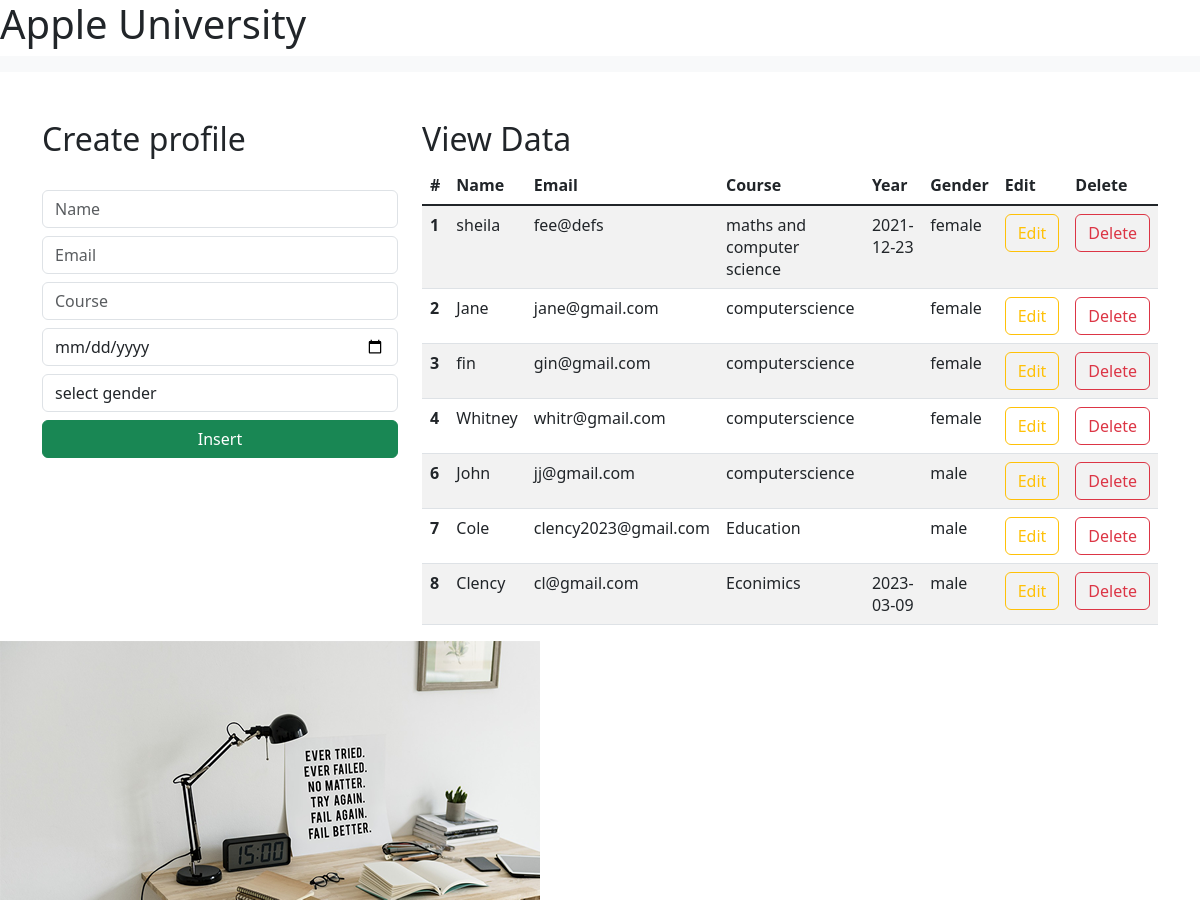
The page / on the database its author committed.
### djangoCRUD123/models.py (models this page shows)
class Student(models.Model):
    name = models.CharField(max_length=50, blank=False, null=False)
    email = models.EmailField()
    course = models.CharField(max_length=50, default='computerscience', blank=False)
    year = models.CharField(max_length=50, default='', blank=False)
    gender = models.CharField(max_length=50, blank=False, null=False)

### djangoCRUD123/views.py (the view)
# urls.py: path('', views.index, name='index'),
def index(request):
    data = Student.objects.all()
    context = {"data": data}
    return render(request, "index.html", context)

### templates/index.html (shortened to what this page needs)
<html lang="en">
    <link href="https://cdn.jsdelivr.net/npm/bootstrap@5.3.0-alpha1/dist/css/bootstrap.min.css" rel="stylesheet">
  <head>
  </head>
  <body>
<div class="apple">
    <h1>Apple University</h1>
</div>
    <nav class="navbar navbar-expand-lg bg-body-tertiary">
      </nav>
      <div class="container mt-5">
        <div class="row">
            <div class="col-md-4">
                <h2>Create profile</h2>
                <br>
                <form action="/insert" method="post">
                    <div class="form-group">
                        <input type="text" class="form-control" placeholder="Name" name="name" required>
                    </div>
                    <div class="form-group">
                        <input type="email" class="form-control  mt-2" placeholder="Email" name="email" required>
                    </div>
                     <div class="form-group">
                        <input type="text" class="form-control  mt-2" placeholder="Course" name="course" required>
                    </div>
                     <div class="form-group">
                        <input type="date" class="form-control  mt-2" placeholder="Year" name="year" required>
                    </div>
                    <div class="form-group mt-2">
                        <select id="gender" name="gender" class="form-control" required>
                            <option selected>select gender</option>
                        </select>
                    </div>
                    <div class="d-grid gap-2">
                        <button class="btn btn-success mt-2" type="submit">Insert</button>
                    </div>
                </form>
            </div>
            <div class="col-md-8">
                <h2>View Data</h2>
                <table class="table table-striped table-hover">
                    <thead>
                      <tr>
                        <th scope="col">#</th>
                        <th scope="col">Name</th>
                        <th scope="col">Email</th>
                          <th scope="col">Course</th>
                        <th scope="col">Year</th>
                        <th scope="col">Gender</th>
                        <th scope="col">Edit</th>
                        <th scope="col">Delete</th>
                      </tr>
                    </thead>
                    <tbody class="table-group-divider">
                    {% for d in data %}
                      <tr>
                        <th scope="row">{{d.id}}</th>
                        <td>{{d.name}}</td>
                        <td>{{d.email}}</td>
                        <td>{{d.course}}</td>
                        <td>{{d.year}}</td>
                        <td>{{d.gender}}</td>
                        <td><a href="/update/{{d.id}}" type="button" class="btn btn-outline-warning">Edit</a></td>
                        <td><a href="/delete/{{d.id}}" type="button" class="btn btn-outline-danger">Delete</a></td>
                      </tr>
                    {% endfor %}
                    </tbody>
                  </table>
            </div>
        </div>
      </div>
<div>
    {% load static %}
    <img src="{% static "images/img2.png" %}" alt="">
</div>
  </body>
</html>

### rows shown on the page
Student: id "1", name "sheila", email "fee@defs", course "maths and computer science", year "2021-12-23", gender "female"
Student: id "2", name "Jane", email "jane@gmail.com", course "computerscience", gender "female"
Student: id "3", name "fin", email "gin@gmail.com", course "computerscience", gender "female"
Student: id "4", name "Whitney", email "whitr@gmail.com", course "computerscience", gender "female"
Student: id "6", name "John", email "jj@gmail.com", course "computerscience", gender "male"
Student: id "7", name "Cole", email "clency2023@gmail.com", course "Education", gender "male"
Student: id "8", name "Clency", email "cl@gmail.com", course "Econimics", year "2023-03-09", gender "male"
